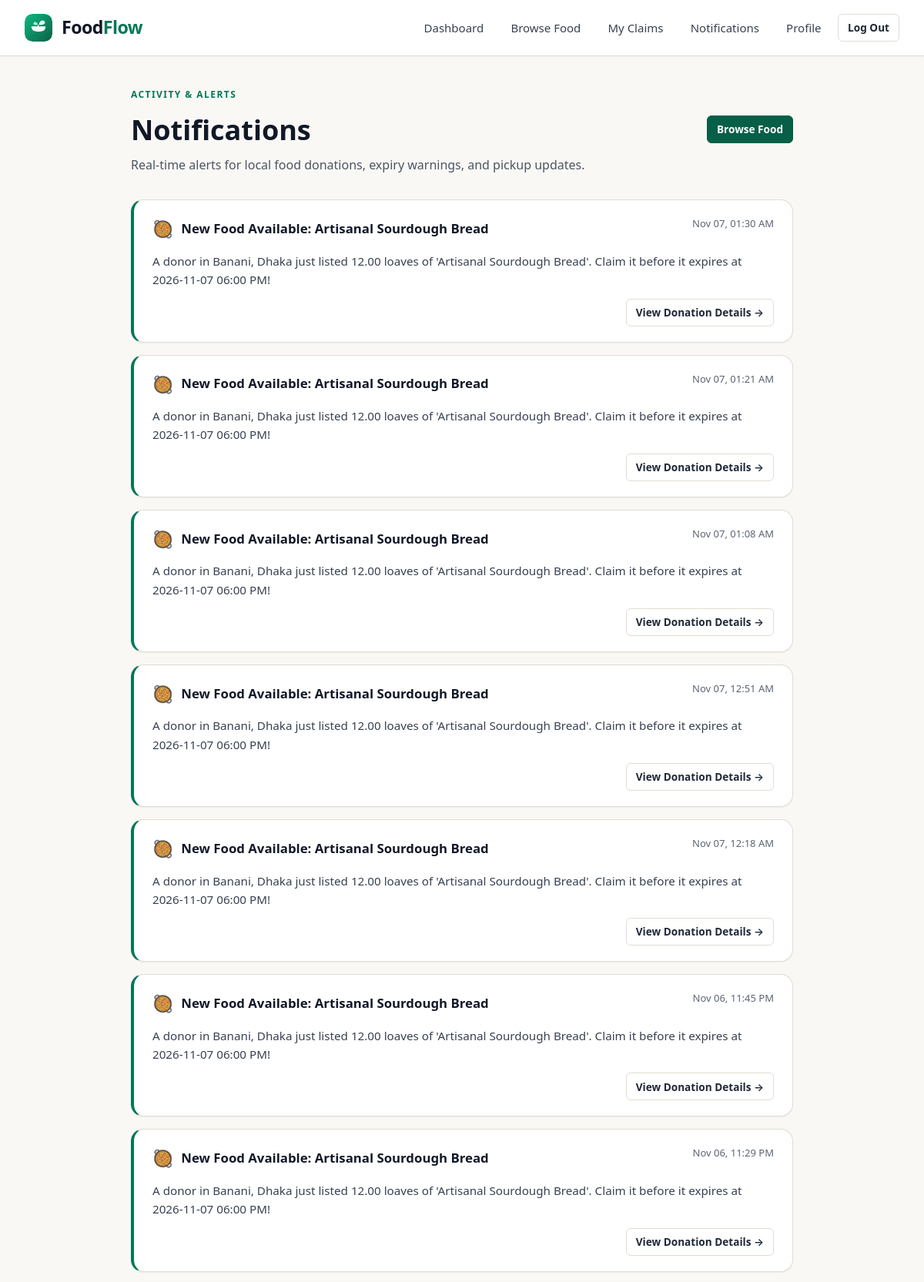
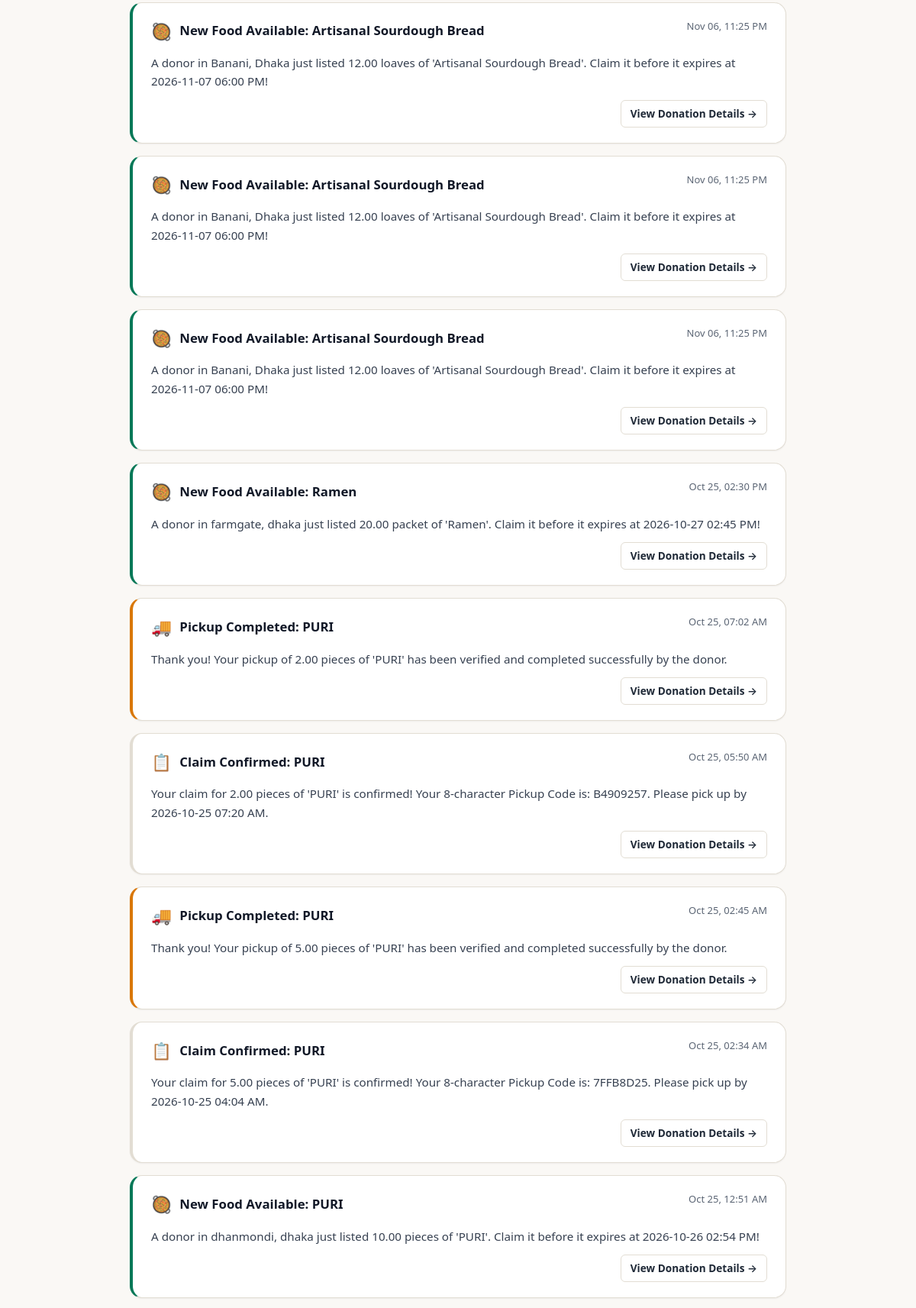
Screenshot of /notifications/ (signed in, upper part) with the database file from the repository (2 pictures, top to bottom).
### notifications/models.py (models this page shows, shortened)
class Notification(models.Model):
    TYPE_NEW_LISTING = 'new_listing'
    TYPE_CLAIM_UPDATE = 'claim_update'
    TYPE_PICKUP_REMINDER = 'pickup_reminder'
    TYPE_SYSTEM = 'system'
    TYPE_CHOICES = [
        (TYPE_NEW_LISTING, 'New Food Listing'),
        (TYPE_CLAIM_UPDATE, 'Claim Update'),
        (TYPE_PICKUP_REMINDER, 'Pickup Reminder'),
        (TYPE_SYSTEM, 'System Notification'),
    ]
    recipient = models.ForeignKey(
        'accounts.Recipient',
        on_delete=models.CASCADE,
        related_name='notifications'
    )
    listing = models.ForeignKey(
        'listings.FoodListing',
        on_delete=models.CASCADE,
        blank=True,
        null=True,
        related_name='notifications'
    )
    notification_type = models.CharField(
        max_length=30,
        choices=TYPE_CHOICES,
        default=TYPE_SYSTEM
    )
    title = models.CharField(max_length=200)
    message = models.TextField()
    is_read = models.BooleanField(default=False)
    sent_at = models.DateTimeField(default=timezone.now)
    class Meta:
        verbose_name = "Notification"
        verbose_name_plural = "Notifications"
        ordering = ['-sent_at']
        indexes = [
            models.Index(fields=['recipient', 'is_read'], name='notif_recip_read_idx'),
        ]

### notifications/views.py (the view)
# urls.py: path('', views.notification_list_view, name='notification_list'),
@login_required
def notification_list_view(request):
    if not request.user.is_recipient or not hasattr(request.user, 'recipient_profile'):
        messages.info(request, "In-app notifications are currently active for recipient accounts.")
        return redirect('home')
    recipient = request.user.recipient_profile
    notifications = Notification.objects.filter(recipient=recipient).select_related('listing')
    unread_qs = notifications.filter(is_read=False)
    if unread_qs.exists():
        unread_qs.update(is_read=True)
    context = {
        'notifications': notifications,
    }
    return render(request, 'notifications/notification_list.html', context)

### accounts/models.py (called while the page is built)
    @property
    def is_donor(self):
        return self.role == self.ROLE_DONOR

    @property
    def is_recipient(self):
        return self.role == self.ROLE_RECIPIENT

### notifications/views.py (called while the page is built)
def unread_notification_context(request):
    if request.user.is_authenticated and request.user.is_recipient and hasattr(request.user, 'recipient_profile'):
        count = Notification.objects.filter(recipient=request.user.recipient_profile, is_read=False).count()
        return {'unread_notifications_count': count}
    return {'unread_notifications_count': 0}

### templates/notifications/notification_list.html (shortened to what this page needs)
{% extends 'base.html' %}
{% load static %}
{% block content %}
<div style="max-width: 860px; margin: 0 auto;">
    <div style="display: flex; justify-content: space-between; align-items: center; margin-bottom: 2rem; flex-wrap: wrap; gap: 1rem;">
        <div>
            <span class="section-eyebrow">ACTIVITY & ALERTS</span>
            <h1 style="color: var(--color-ink-900); font-size: clamp(1.75rem, 3.5vw, 2.25rem); font-weight: 800; margin: 0 0 0.25rem;">
                Notifications
            </h1>
            <p style="color: var(--color-ink-600); margin: 0;">
                Real-time alerts for local food donations, expiry warnings, and pickup updates.
            </p>
        </div>
        <div>
            <a href="{% url 'listings:browse_food' %}" class="btn btn-primary btn-sm">
                Browse Food
            </a>
        </div>
    </div>
    {% if notifications %}
        <div style="display: flex; flex-direction: column; gap: 1rem;">
            {% for n in notifications %}
            <div class="card" style="padding: 1.25rem 1.5rem; border-left: 4px solid {% if n.notification_type == 'new_listing' %}var(--color-primary-700){% elif n.notification_type == 'pickup_reminder' %}var(--color-accent-600){% elif n.notification_type == 'expiry_alert' %}var(--color-danger-main){% else %}var(--color-border-main){% endif %};">
                <div style="display: flex; justify-content: space-between; align-items: flex-start; margin-bottom: 0.5rem; gap: 0.5rem;">
                    <div style="display: flex; align-items: center; gap: 0.65rem;">
                        <span style="font-size: 1.35rem;" aria-hidden="true">
                            {% if n.notification_type == 'new_listing' %}🥘
                            {% elif n.notification_type == 'expiry_alert' %}⚠️
                            {% elif n.notification_type == 'claim_update' %}📋
                            {% elif n.notification_type == 'pickup_reminder' %}🚚
                            {% else %}📢
                            {% endif %}
                        </span>
                        <h2 style="font-size: 1.05rem; font-weight: 700; color: var(--color-ink-900); margin: 0;">
                            {{ n.title }}
                        </h2>
                    </div>
                    <span style="font-size: 0.8125rem; color: var(--color-ink-500); white-space: nowrap;">
                        {{ n.sent_at|date:"M d, h:i A" }}
                    </span>
                </div>
                <p style="color: var(--color-ink-700); font-size: 0.95rem; margin: 0.25rem 0 0.75rem; line-height: 1.6;">
                    {{ n.message }}
                </p>
                {% if n.listing %}
                <div style="display: flex; justify-content: flex-end;">
                    <a href="{% url 'listings:food_detail' pk=n.listing.pk %}" class="btn btn-secondary btn-sm">
                        View Donation Details &rarr;
                    </a>
                </div>
                {% endif %}
            </div>
            {% endfor %}
        </div>
    {% endif %}
</div>
{% endblock %}

### static/css/styles.css (style rules this page uses)
:root { --color-primary-950: #022c22; --color-primary-900: #064e3b; --color-primary-800: #065f46; --color-primary-700: #047857; --color-primary-600: #059669; --color-primary-500: #10b981; --color-primary-400: #34d399; --color-primary-200: #a7f3d0; --color-primary-100: #d1fae5; --color-primary-50: #ecfdf5; --color-accent-800: #92400e; --color-accent-700: #b45309; --color-accent-600: #d97706; --color-accent-500: #f59e0b; --color-accent-100: #fef3c7; --color-accent-50: #fffbeb; --color-bg-base: #faf8f5; --color-bg-subtle: #f4f0e6; --color-surface: #ffffff; --color-surface-hover: #fcfbf9; --color-ink-900: #111827; --color-ink-800: #1f2937; --color-ink-700: #374151; --color-ink-600: #4b5563; --color-ink-500: #5b6574; --color-ink-400: #6b7280; --color-border-subtle: #f0ece3; --color-border-main: #e2ddd3; --color-border-hover: #c8c2b5; --color-border-focus: #047857; --color-success-bg: #ecfdf5; --color-success-text: #065f46; --color-success-border: #a7f3d0; --color-warning-bg: #fffbeb; --color-warning-text: #92400e; --color-warning-border: #fde68a; --color-danger-bg: #fef2f2; --color-danger-text: #991b1b; --color-danger-border: #fecaca; --color-danger-main: #dc2626; --green-700: var(--color-primary-800); --green-600: var(--color-primary-700); --green-50: var(--color-primary-50); --amber-600: var(--color-accent-700); --amber-50: var(--color-accent-50); --red-600: var(--color-danger-main); --red-50: var(--color-danger-bg); --grey-700: var(--color-ink-700); --grey-500: var(--color-ink-500); --grey-300: var(--color-border-main); --grey-200: var(--color-border-subtle); --grey-100: var(--color-bg-base); --ink: var(--color-ink-900); --white: #ffffff; --font-display: "Charter", "Bitstream Charter", "Sitka Text", "Cambria", "Georgia", serif; --font-sans: system-ui, -apple-system, BlinkMacSystemFont, "Segoe UI", Roboto, "Helvetica Neue", Arial, sans-serif; --font-mono: ui-monospace, SFMono-Regular, Menlo, Monaco, Consolas, "Liberation Mono", "Courier New", monospace; --container-max: 1240px; --radius-sm: 6px; --radius-md: 10px; --radius-lg: 16px; --radius-xl: 24px; --radius-full: 9999px; --shadow-sm: 0 1px 2px rgba(17, 24, 39, 0.05); --shadow-md: 0 4px 6px -1px rgba(17, 24, 39, 0.07), 0 2px 4px -2px rgba(17, 24, 39, 0.05); --shadow-lg: 0 10px 15px -3px rgba(17, 24, 39, 0.08), 0 4px 6px -4px rgba(17, 24, 39, 0.04); --shadow-xl: 0 20px 25px -5px rgba(17, 24, 39, 0.1), 0 8px 10px -6px rgba(17, 24, 39, 0.04); --focus-ring: 0 0 0 3px rgba(4, 120, 87, 0.35); --focus-ring-danger: 0 0 0 3px rgba(220, 38, 38, 0.35); }
*, *::before, *::after { box-sizing: border-box; margin: 0; padding: 0; }
html { font-size: 16px; scroll-behavior: smooth; -webkit-text-size-adjust: 100%; }
body { font-family: var(--font-sans); color: var(--color-ink-800); background-color: var(--color-bg-base); line-height: 1.6; min-height: 100vh; display: flex; flex-direction: column; -webkit-font-smoothing: antialiased; -moz-osx-font-smoothing: grayscale; }
a { color: var(--color-primary-700); text-decoration: none; transition: color 0.15s ease; }
.btn { display: inline-flex; align-items: center; justify-content: center; gap: 0.5rem; padding: 0.625rem 1.25rem; font-size: 0.9375rem; font-weight: 600; border-radius: var(--radius-md); border: 1px solid transparent; cursor: pointer; text-decoration: none; transition: background-color 0.15s ease, border-color 0.15s ease, transform 0.15s ease, box-shadow 0.15s ease; font-family: inherit; line-height: 1.3; min-height: 44px; box-sizing: border-box; white-space: nowrap; }
.btn-primary { background-color: var(--color-primary-800); color: #ffffff !important; border-color: var(--color-primary-800); }
.btn-secondary { background-color: var(--color-surface); color: var(--color-ink-800) !important; border-color: var(--color-border-main); }
.btn-sm { padding: 0.375rem 0.75rem; font-size: 0.85rem; min-height: 36px; border-radius: var(--radius-sm); }
.card { background: var(--color-surface); border-radius: var(--radius-lg); border: 1px solid var(--color-border-main); box-shadow: var(--shadow-sm); padding: 1.5rem; display: flex; flex-direction: column; transition: transform 0.2s ease, box-shadow 0.2s ease; overflow: hidden; }
.section-eyebrow { display: inline-block; font-size: 0.75rem; font-weight: 700; letter-spacing: 0.12em; text-transform: uppercase; color: var(--color-primary-700); margin-bottom: 0.5rem; }

### rows the page displays
Notification: title "New Food Available: Artisanal Sourdough Bread", sent_at "Nov 07, 01:30 AM", message "A donor in Banani, Dhaka just listed 12.00 loaves of 'Artisanal Sourdough Bread'. Claim it before it expires at 2026-11-07 06:00 PM!", shows "View Donation Details →"
Notification: title "New Food Available: Artisanal Sourdough Bread", sent_at "Nov 07, 01:21 AM", message "A donor in Banani, Dhaka just listed 12.00 loaves of 'Artisanal Sourdough Bread'. Claim it before it expires at 2026-11-07 06:00 PM!", shows "View Donation Details →"
Notification: title "New Food Available: Artisanal Sourdough Bread", sent_at "Nov 07, 01:08 AM", message "A donor in Banani, Dhaka just listed 12.00 loaves of 'Artisanal Sourdough Bread'. Claim it before it expires at 2026-11-07 06:00 PM!", shows "View Donation Details →"
Notification: title "New Food Available: Artisanal Sourdough Bread", sent_at "Nov 07, 12:51 AM", message "A donor in Banani, Dhaka just listed 12.00 loaves of 'Artisanal Sourdough Bread'. Claim it before it expires at 2026-11-07 06:00 PM!", shows "View Donation Details →"
Notification: title "New Food Available: Artisanal Sourdough Bread", sent_at "Nov 07, 12:18 AM", message "A donor in Banani, Dhaka just listed 12.00 loaves of 'Artisanal Sourdough Bread'. Claim it before it expires at 2026-11-07 06:00 PM!", shows "View Donation Details →"
Notification: title "New Food Available: Artisanal Sourdough Bread", sent_at "Nov 06, 11:45 PM", message "A donor in Banani, Dhaka just listed 12.00 loaves of 'Artisanal Sourdough Bread'. Claim it before it expires at 2026-11-07 06:00 PM!", shows "View Donation Details →"
Notification: title "New Food Available: Artisanal Sourdough Bread", sent_at "Nov 06, 11:29 PM", message "A donor in Banani, Dhaka just listed 12.00 loaves of 'Artisanal Sourdough Bread'. Claim it before it expires at 2026-11-07 06:00 PM!", shows "View Donation Details →"
Notification: title "New Food Available: Artisanal Sourdough Bread", sent_at "Nov 06, 11:25 PM", message "A donor in Banani, Dhaka just listed 12.00 loaves of 'Artisanal Sourdough Bread'. Claim it before it expires at 2026-11-07 06:00 PM!", shows "View Donation Details →"
Notification: title "New Food Available: Artisanal Sourdough Bread", sent_at "Nov 06, 11:25 PM", message "A donor in Banani, Dhaka just listed 12.00 loaves of 'Artisanal Sourdough Bread'. Claim it before it expires at 2026-11-07 06:00 PM!", shows "View Donation Details →"
Notification: title "New Food Available: Artisanal Sourdough Bread", sent_at "Nov 06, 11:25 PM", message "A donor in Banani, Dhaka just listed 12.00 loaves of 'Artisanal Sourdough Bread'. Claim it before it expires at 2026-11-07 06:00 PM!", shows "View Donation Details →"
Notification: title "New Food Available: Ramen", sent_at "Oct 25, 02:30 PM", message "A donor in farmgate, dhaka just listed 20.00 packet of 'Ramen'. Claim it before it expires at 2026-10-27 02:45 PM!", shows "View Donation Details →"
Notification: title "Pickup Completed: PURI", sent_at "Oct 25, 07:02 AM", message "Thank you! Your pickup of 2.00 pieces of 'PURI' has been verified and completed successfully by the donor.", shows "View Donation Details →"
Notification: title "Claim Confirmed: PURI", sent_at "Oct 25, 05:50 AM", message "Your claim for 2.00 pieces of 'PURI' is confirmed! Your 8-character Pickup Code is: B4909257. Please pick up by 2026-10-25 07:20 AM.", shows "View Donation Details →"
Notification: title "Pickup Completed: PURI", sent_at "Oct 25, 02:45 AM", message "Thank you! Your pickup of 5.00 pieces of 'PURI' has been verified and completed successfully by the donor.", shows "View Donation Details →"
Notification: title "Claim Confirmed: PURI", sent_at "Oct 25, 02:34 AM", message "Your claim for 5.00 pieces of 'PURI' is confirmed! Your 8-character Pickup Code is: 7FFB8D25. Please pick up by 2026-10-25 04:04 AM.", shows "View Donation Details →"
Notification: title "New Food Available: PURI", sent_at "Oct 25, 12:51 AM", message "A donor in dhanmondi, dhaka just listed 10.00 pieces of 'PURI'. Claim it before it expires at 2026-10-26 02:54 PM!", shows "View Donation Details →"
